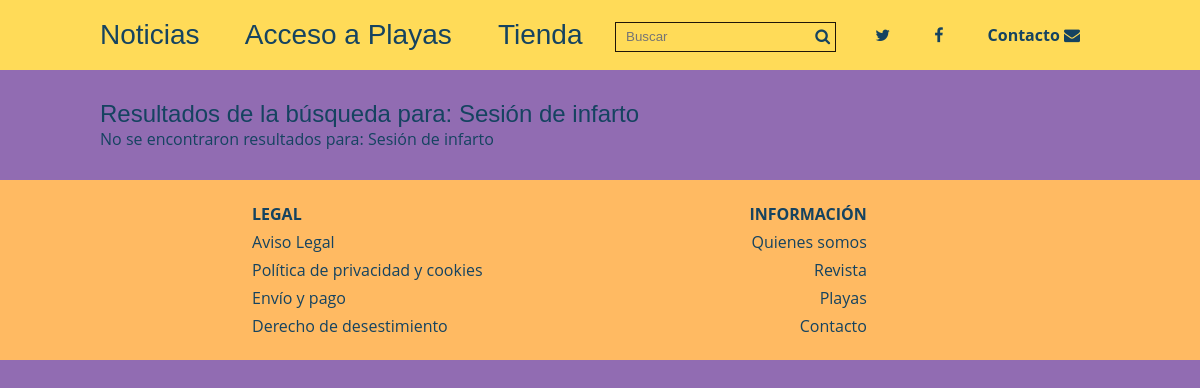
The page /blog/buscador_mejorado.php?busqueda=Sesión de infarto on the database as committed earlier.
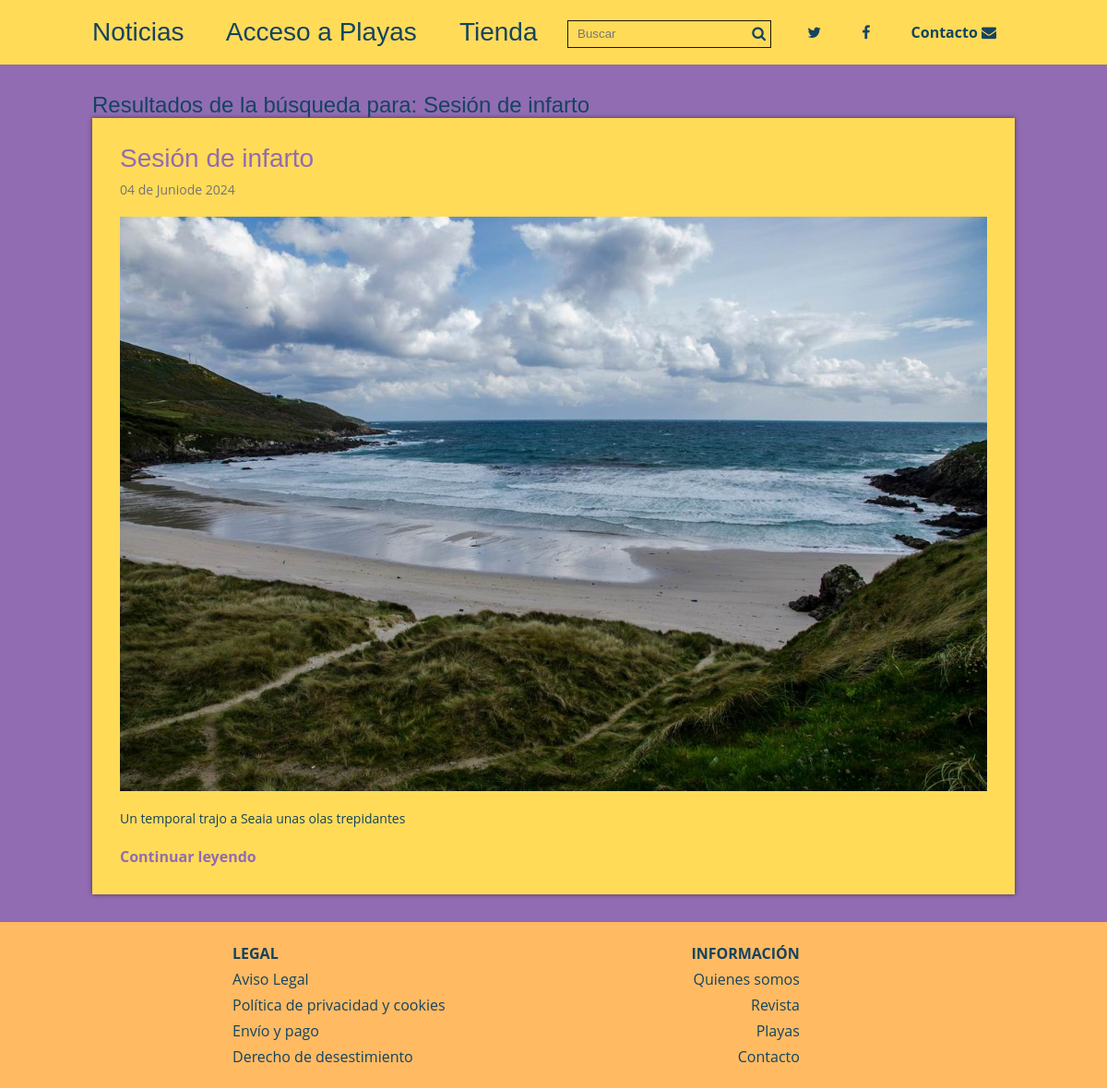
The same page on the database as committed later.
### tables this page shows
CREATE TABLE Articulos (
    id INT AUTO_INCREMENT PRIMARY KEY,
    titulo VARCHAR(255) NOT NULL,
    extracto TEXT,
    fecha TIMESTAMP DEFAULT CURRENT_TIMESTAMP,
    text TEXT,
    thumb VARCHAR(255)
);

### blog/buscador_mejorado.php (called while the page is built, shortened)
<?php
require 'admin/config.php';
require 'functions.php';
$conexion = conexion($bd_config);
$resultados = [];
if ($_SERVER['REQUEST_METHOD'] == 'GET' && !empty($_GET['busqueda'])) {
    $busqueda = limpiarDatos($_GET['busqueda']);
    $queries = [
        'articulos' => 'SELECT * FROM articulos WHERE titulo LIKE :busqueda OR text LIKE :busqueda',
        'playas' => 'SELECT * FROM playas WHERE nombre LIKE :busqueda OR descripcion LIKE :busqueda',
        'categorias' => 'SELECT * FROM categorias WHERE nombre LIKE :busqueda',
        'productos' => 'SELECT * FROM productos WHERE nombre LIKE :busqueda OR descripcion LIKE :busqueda'
    ];
    foreach ($queries as $table => $query) {
        $statement = $conexion->prepare($query);
        $statement->execute([':busqueda' => "%$busqueda%"]);
        $resultados = array_merge($resultados, $statement->fetchAll());
    }
} else {
    header('Location: ' . RUTA . '/index.php');
    exit();
}
require 'views/buscar_mejorado.view.php';
?>

### blog/functions.php (called while the page is built, shortened)
<?php
function limpiarDatos($datos){
    $datos = trim($datos);
     $datos = stripslashes($datos);
     $datos = htmlspecialchars($datos);
     return $datos;
}
function fecha($fecha){
    $timestamp = strtotime($fecha);
    $meses = ['Enero', 'Febrero', 'Marzo', 'Abril', 'Mayo', 'Junio', 'Julio', 'Agosto', 'Septiembre', 'Octubre', 'Noviembre', 'Diciembre'];
    $dia = date('d', $timestamp);
    $mes = date('m', $timestamp) - 1;
    $year = date('Y', $timestamp);
    $fecha = "$dia de " .$meses[$mes] . "de $year";
    return $fecha;
}
?>

### blog/views/buscar_mejorado.view.php (the view, shortened to what this page needs)
<?php require 'header.php'; ?>
<div class="contenedor">
    <h2 class="titulo">Resultados de la búsqueda para: <?php echo $busqueda; ?></h2>
    <?php if (empty($resultados)): ?>
        <p>No se encontraron resultados para: <?php echo $busqueda; ?></p>
    <?php else: ?>
        <?php foreach($resultados as $resultado): ?>
            <?php if (isset($resultado['titulo'])): ?>
                <div class="post">
                    <article>
                        <h2 class="titulo">
                            <a href="single.php?id=<?php echo $resultado['id']; ?>">
                                <?php echo $resultado['titulo']; ?>
                            </a>
                        </h2>
                        <p class="fecha"><?php echo fecha($resultado['fecha']); ?></p>
                        <?php if (isset($resultado['thumb'])): ?>
                            <div class="thumb">
                                <a href="single.php?id=<?php echo $resultado['id']; ?>">
                                    <img style="overflow-clip-margin: content-box; overflow: clip;" src="<?php echo RUTA; ?>/imagenes/<?php echo $resultado['thumb']; ?>" alt="">
                                </a>
                            </div>
                        <?php endif; ?>
                        <?php if (isset($resultado['extracto'])): ?>
                            <p class="extracto"><?php echo $resultado['extracto']; ?></p>
                        <?php endif; ?>
                        <a href="single.php?id=<?php echo $resultado['id']; ?>" class="continuar">Continuar leyendo</a>
                    </article>
                </div>
            <?php endif; ?>
        <?php endforeach; ?>
    <?php endif; ?>
</div>
<?php require 'footer.php'; ?>

Rows that differ between the two databases and show on the page:
added articulos: titulo "Sesión de infarto", fecha "04 de Juniode 2024", thumb (picture), extracto "Un temporal trajo a Seaia unas olas trepidantes"
Other text that changed with them:
$busqueda: "Sesión de infarto" → (not shown)
text no longer shown: "No se encontraron resultados para:"
